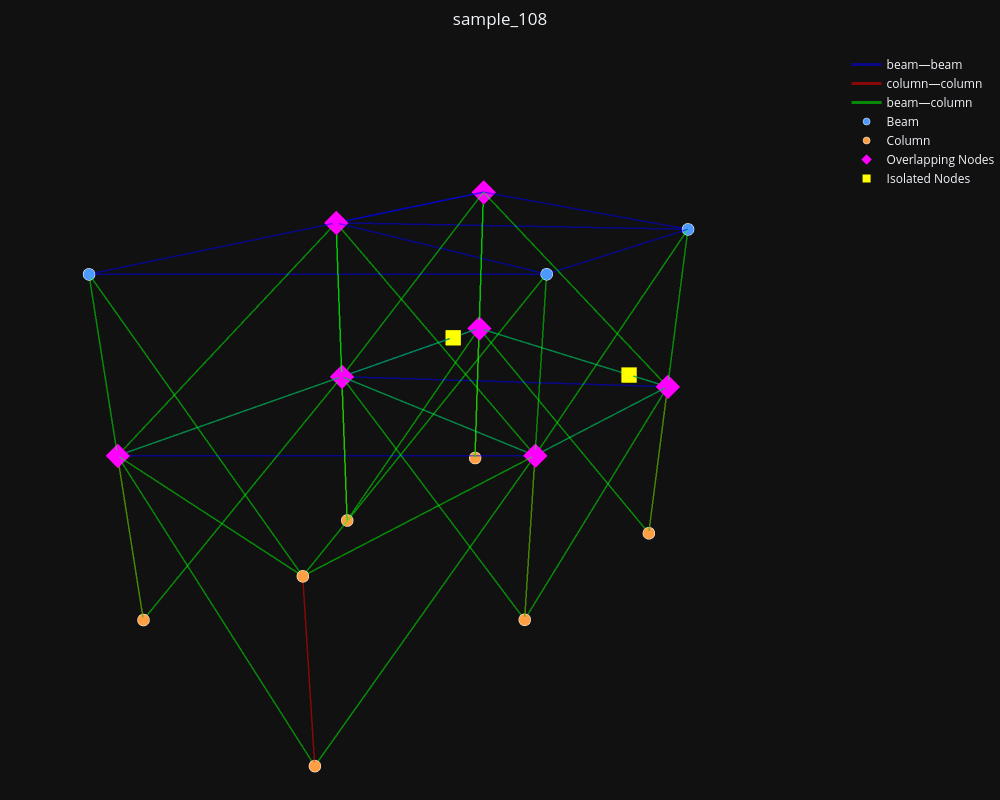

This figure's notebook cell:
### Markdown cell above
### Geometric Graph Visualizer

### Code cell
geo = GeometricGraphVisualizer()

for sample_name, graph in graphs[10:11]:
    print(f"\n🧱 {sample_name}")
    geo.visualize(graph, title=sample_name)

### Figure 1 — Plotly figure (JSON) as saved in the notebook; plotly's stock layout.template omitted (floating-point values rounded to 4 significant figures)
{"data": [{"hoverinfo": "none", "line": {"color": "#0000FF", "width": 3}, "mode": "lines", "name": "beam—beam", "opacity": 0.5, "type": "scatter3d", "x": [472, 0, null, 472, 472, null, 0, 0, null, 472, 472, null, 0, 0, null, 472, 0, null, 0, 472, null, 1028, 472, null, 1028, 472, null, 0, 0, null, 0, 0, null, 472, 0, null, 1028, 472, null, 472, 472, null, 1028, 472, null, 0, 472, null, 472, 0, null, 472, 472, null, 0, 472, null, 0, 472, null], "y": [0, 0, null, 0, 555, null, 0, 0, null, 0, 0, null, 0, 555, null, 0, 555, null, 555, 555, null, 0, 555, null, 0, 555, null, 0, 555, null, 0, 0, null, 0, 0, null, 0, 0, null, 0, 555, null, 0, 0, null, 0, 0, null, 0, 555, null, 0, 0, null, 555, 555, null, 0, 0, null], "z": [350, 350, null, 350, 350, null, 350, 350, null, 350, 350, null, 700, 700, null, 700, 700, null, 350, 350, null, 700, 700, null, 350, 350, null, 350, 350, null, 700, 700, null, 700, 700, null, 700, 700, null, 700, 700, null, 350, 350, null, 700, 700, null, 350, 350, null, 700, 700, null, 700, 700, null, 350, 350, null]}, {"hoverinfo": "none", "line": {"color": "#FF0000", "width": 3}, "mode": "lines", "name": "column—column", "opacity": 0.5, "type": "scatter3d", "x": [1028, 1028, null, 0, 0, null, 1028, 1028, null, 472, 472, null, 472, 472, null, 0, 0, null], "y": [0, 0, null, 0, 0, null, 555, 555, null, 0, 0, null, 555, 555, null, 555, 555, null], "z": [350, -30, null, 350, -30, null, 350, -30, null, 350, -30, null, 350, -30, null, 350, -30, null]}, {"hoverinfo": "none", "line": {"color": "#00FF00", "width": 3}, "mode": "lines", "name": "beam—column", "opacity": 0.5, "type": "scatter3d", "x": [472, 472, null, 0, 472, null, 472, 1028, null, 472, 472, null, 472, 1028, null, 472, 472, null, 0, 472, null, 0, 0, null, 472, 472, null, 472, 472, null, 0, 472, null, 1028, 1028, null, 472, 472, null, 0, 0, null, 472, 472, null, 0, 0, null, 0, 0, null, 1028, 1028, null, 1028, 1028, null, 0, 0, null, 0, 0, null, 1028, 1028, null, 0, 472, null, 472, 1028, null, 472, 472, null, 0, 0, null, 472, 1028, null, 0, 472, null, 472, 1028, null, 0, 472, null, 0, 0, null, 472, 472, null, 472, 472, null, 1028, 1028, null, 0, 0, null, 472, 472, null, 1028, 1028, null, 472, 472, null, 0, 0, null, 0, 0, null, 472, 1028, null, 0, 0, null], "y": [0, 0, null, 555, 555, null, 555, 555, null, 0, 555, null, 0, 0, null, 555, 555, null, 0, 0, null, 555, 555, null, 555, 555, null, 0, 555, null, 0, 0, null, 0, 0, null, 0, 0, null, 0, 0, null, 0, 0, null, 0, 0, null, 0, 0, null, 0, 555, null, 0, 555, null, 0, 555, null, 0, 0, null, 0, 555, null, 555, 555, null, 0, 0, null, 0, 0, null, 0, 555, null, 555, 555, null, 555, 555, null, 0, 0, null, 0, 0, null, 555, 555, null, 0, 0, null, 555, 555, null, 0, 0, null, 555, 555, null, 0, 555, null, 0, 0, null, 0, 0, null, 0, 0, null, 0, 0, null, 555, 555, null, 0, 555, null], "z": [350, -30, null, 700, 350, null, 350, -30, null, 350, 350, null, 350, -30, null, 350, 350, null, 700, 350, null, 700, 350, null, 350, -30, null, 350, -30, null, 350, 350, null, 350, -30, null, 700, 350, null, 350, -30, null, 350, -30, null, 700, 350, null, 700, 350, null, 350, 350, null, 700, 350, null, 350, 350, null, 350, 350, null, 350, -30, null, 350, 350, null, 700, 350, null, 350, 350, null, 350, -30, null, 700, 350, null, 350, -30, null, 350, 350, null, 350, -30, null, 350, 350, null, 700, 350, null, 700, 350, null, 350, 350, null, 350, -30, null, 700, 350, null, 700, 350, null, 350, 350, null, 350, -30, null, 350, 350, null, 350, 350, null, 700, 350, null]}, {"hoverinfo": "text", "marker": {"color": "#4C9AFF", "line": {"color": "white", "width": 0.5}, "size": 7}, "mode": "markers", "name": "Beam", "text": ["beam 5", "beam 11", "beam 13"], "type": "scatter3d", "x": [1028, 0, 472], "y": [0, 555, 555], "z": [700, 700, 700]}, {"hoverinfo": "text", "marker": {"color": "#FF9F43", "line": {"color": "white", "width": 0.5}, "size": 7}, "mode": "markers", "name": "Column", "text": ["column 1", "column 3", "column 5", "column 7", "column 9", "column 10", "column 11"], "type": "scatter3d", "x": [0, 0, 472, 472, 1028, 1028, 1028], "y": [0, 555, 0, 555, 0, 555, 555], "z": [-30, -30, -30, -30, -30, 350, -30]}, {"hoverinfo": "text", "marker": {"color": "#FF00FF", "size": 8, "symbol": "diamond"}, "mode": "markers", "name": "Overlapping Nodes", "text": ["beam 14<br>column 6", "beam 1<br>beam 7", "beam 1<br>beam 7", "beam 2<br>beam 8<br>column 0", "beam 4<br>beam 10<br>column 4", "beam 4<br>beam 10<br>column 4", "beam 14<br>column 6", "beam 3<br>beam 9", "beam 3<br>beam 9", "beam 4<br>beam 10<br>column 4", "beam 6<br>column 8", "beam 6<br>column 8", "beam 12<br>column 2", "beam 2<br>beam 8<br>column 0", "beam 12<br>column 2", "beam 2<br>beam 8<br>column 0"], "type": "scatter3d", "x": [472, 0, 0, 0, 472, 472, 472, 472, 472, 472, 1028, 1028, 0, 0, 0, 0], "y": [555, 0, 0, 0, 0, 0, 555, 0, 0, 0, 0, 0, 555, 0, 555, 0], "z": [350, 700, 700, 350, 350, 350, 350, 700, 700, 350, 350, 350, 350, 350, 350, 350]}, {"hoverinfo": "text", "marker": {"color": "#FFFF00", "size": 8, "symbol": "square"}, "mode": "markers", "name": "Isolated Nodes", "text": ["beam 15", "beam 0"], "type": "scatter3d", "x": [100, 0], "y": [0, 455], "z": [350, 350]}], "layout": {"height": 800, "margin": {"b": 0, "l": 0, "r": 0, "t": 50}, "scene": {"camera": {"eye": {"x": 1.5, "y": 1.5, "z": 1}}, "xaxis": {"visible": false}, "yaxis": {"visible": false}, "zaxis": {"visible": false}}, "showlegend": true, "title": {"text": "sample_108", "x": 0.5}, "width": 1000}}
